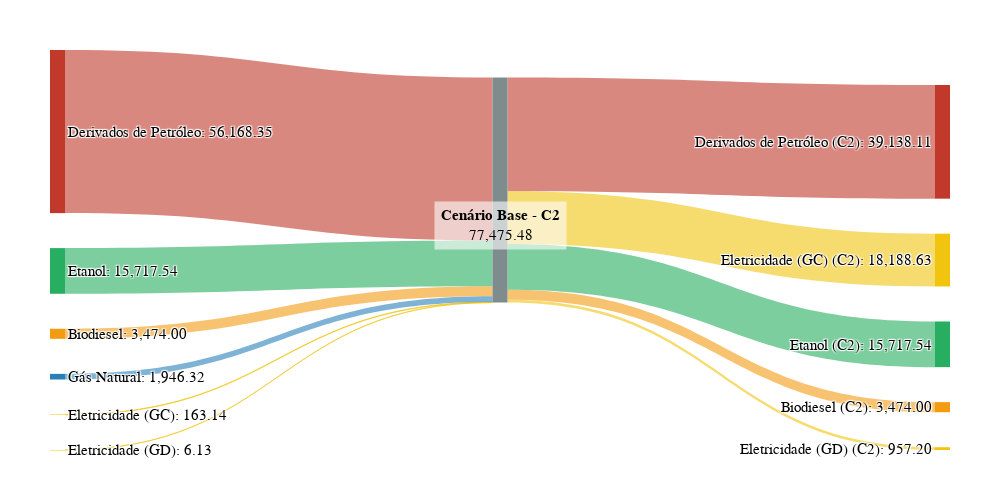

Notebook code cell kept with this figure:
### Markdown cell above
## Base para Cenário 2

### Code cell
valores_c2 = {
    "Derivados de Petróleo": 39138.11,
    "Biodiesel": 3474.00,
    "Etanol": 15717.54,
    "Eletricidade (GC)": 18188.63,
    "Eletricidade (GD)": 957.20,
    "Gás Natural": 0.00
}

plot_sankey_base_vs_cenario(
    cenario_nome="C2",
    valores_base=valores_base,
    valores_cenario=valores_c2,
    output_path="../data/graphs/base-cen2.pdf",
    tamanho_fonte=15
)

### Figure 1 — Plotly figure (JSON) as saved in the notebook; plotly's stock layout.template omitted (floating-point values rounded to 4 significant figures)
{"data": [{"link": {"color": ["rgba(192,57,43,0.6)", "rgba(243,156,18,0.6)", "rgba(39,174,96,0.6)", "rgba(241,196,15,0.6)", "rgba(241,196,15,0.6)", "rgba(41,128,185,0.6)", "rgba(192,57,43,0.6)", "rgba(243,156,18,0.6)", "rgba(39,174,96,0.6)", "rgba(241,196,15,0.6)", "rgba(241,196,15,0.6)", "rgba(41,128,185,0.6)"], "source": [0, 1, 2, 3, 4, 5, 6, 6, 6, 6, 6, 6], "target": [6, 6, 6, 6, 6, 6, 7, 8, 9, 10, 11, 12], "value": [56170.0, 3474, 15720.0, 163.1, 6.13, 1946.0, 39140.0, 3474, 15720.0, 18190.0, 957.2, 0]}, "node": {"color": ["#C0392B", "#F39C12", "#27AE60", "#F1C40F", "#F1C40F", "#2980B9", "#7F8C8D", "#C0392B", "#F39C12", "#27AE60", "#F1C40F", "#F1C40F", "#2980B9"], "label": ["Derivados de Petróleo: 56,168.35", "Biodiesel: 3,474.00", "Etanol: 15,717.54", "Eletricidade (GC): 163.14", "Eletricidade (GD): 6.13", "Gás Natural: 1,946.32", "", "Derivados de Petróleo (C2): 39,138.11", "Biodiesel (C2): 3,474.00", "Etanol (C2): 15,717.54", "Eletricidade (GC) (C2): 18,188.63", "Eletricidade (GD) (C2): 957.20", "Gás Natural (C2) - 0.00"], "line": {"color": "white", "width": 0}, "pad": 35, "thickness": 15}, "type": "sankey"}], "layout": {"annotations": [{"align": "center", "bgcolor": "rgba(255,255,255,0.6)", "borderpad": 6, "font": {"color": "black", "family": "Times New Roman", "size": 15}, "showarrow": false, "text": "<b>Cenário Base - C2</b><br>77,475.48", "x": 0.5, "xanchor": "center", "y": 0.5, "yanchor": "bottom"}], "font": {"color": "black", "family": "Times New Roman", "size": 15}, "height": 500, "margin": {"b": 50, "l": 50, "r": 50, "t": 50}, "paper_bgcolor": "white", "plot_bgcolor": "white", "width": 1000}}
